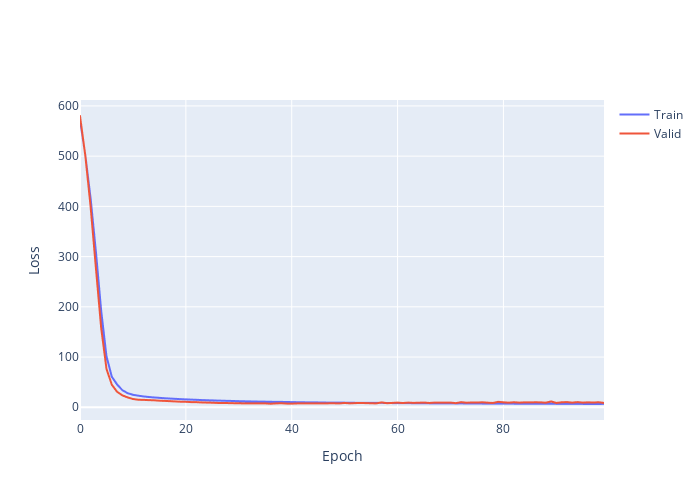

The notebook cell this image was saved under:
### Code cell
fig = go.Figure()
fig.add_trace(go.Scattergl(y=history.history['loss'],
                    name='Train'))

fig.add_trace(go.Scattergl(y=history.history['val_loss'],
                    name='Valid'))


fig.update_layout(height=500, width=700,
                  xaxis_title='Epoch',
                  yaxis_title='Loss')

fig.show()
